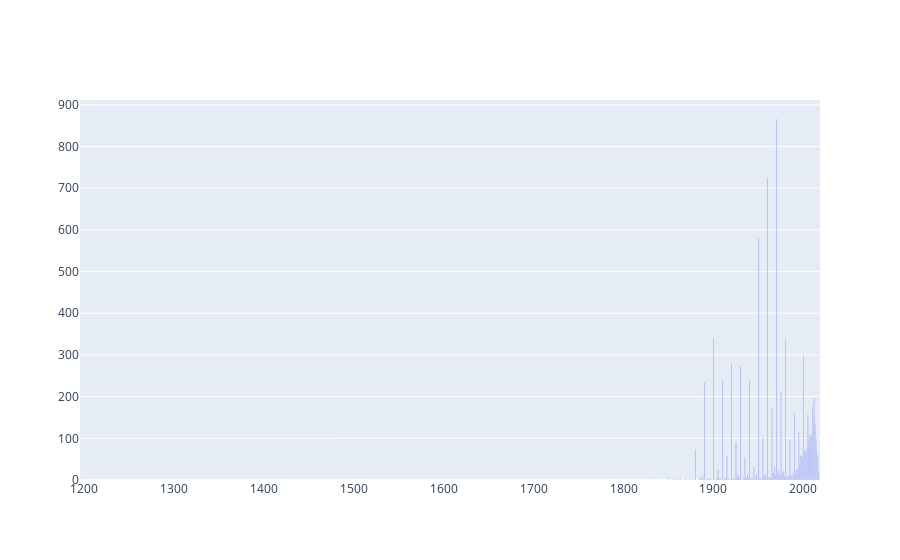

Here is the notebook cell this chart was saved with:
### Code cell
import plotly
plotly.offline.init_notebook_mode(connected=True)
import plotly.graph_objs as go


# Sort watchesInEachBrand in descending order based on the count of watches in each brand
sorted_No_of_housesInEachYear = housesBuiltInEachYear.sort_values(ascending = False)

dataPlot = [go.Bar(
        x = sorted_No_of_housesInEachYear.index, # index = category name
        y = sorted_No_of_housesInEachYear.values, # value = count
)]

plotly.offline.iplot(dataPlot)

### Figure 1 — Plotly figure (JSON) as saved in the notebook; plotly's stock layout.template omitted (floating-point values rounded to 4 significant figures; data arrays with more than 128 entries replaced by an {"elided": "..."} marker saying what was removed)
{"data": [{"type": "bar", "x": {"elided": "144 int values"}, "y": {"elided": "144 int values"}}], "layout": {}}
